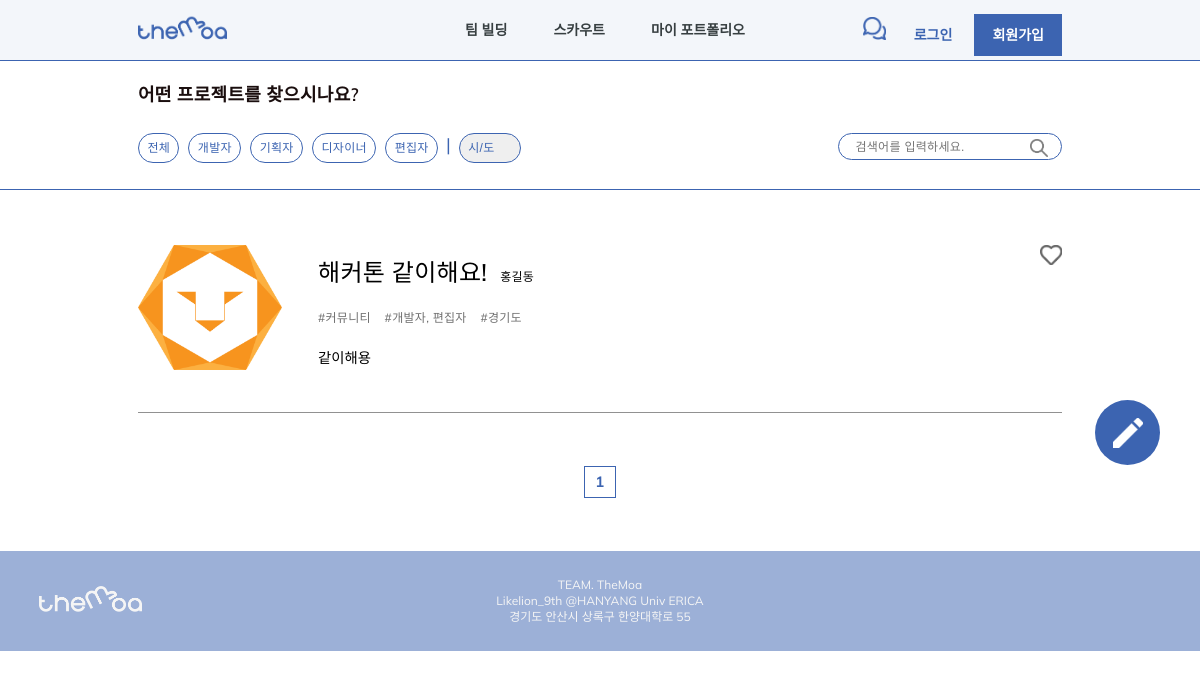
The app's page /recruit/Developer, older data.
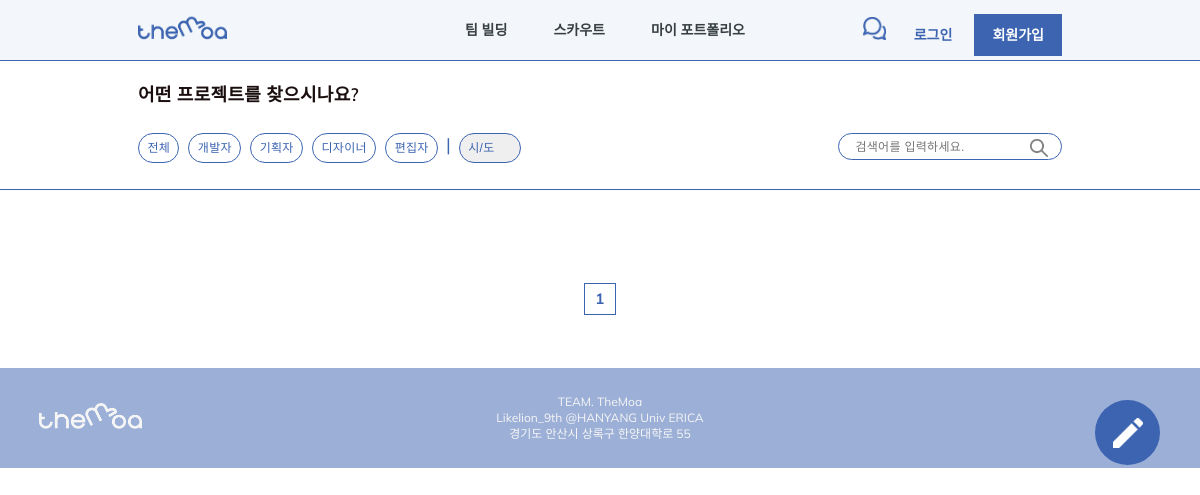
The same page, newer data.
### team_build/models.py (models this page shows)
class Recruit(models.Model):
    writer = models.CharField(default='', max_length=200)
    writer_username = models.CharField(default='', max_length=200)
    title = models.CharField(default='', max_length=300) # 프로젝트 한줄 설명으로 들어갈 것
    team_name = models.CharField(default='', max_length=200)
    service = models.CharField(default='', max_length=200)
    team_members = models.CharField(
        default='1',
        blank=True,
        null=False,
        max_length=200,
        choices=TEAM_MEMBERS_CHOICES
        )
    service_level = models.CharField(
        default='0',
        null=False,
        blank=True,
        max_length=200,
        choices=LEVEL_CHOICES
        )
    founding_date = models.DateField(default=timezone.now, null=False, blank=True)
    locate = models.CharField(default='', null=False, blank=True, max_length=2, choices=LOCATE_CHOICES)
    image = models.ImageField(
        default='image/team_build/none/img_default.png',
        upload_to="image/team_build/",
        blank=True,
        null=False
        )
    role = MultiSelectField(default='', choices=ROLE_CHOICES, max_choices=4, max_length=100)
    detail = models.TextField(blank=True, null=True)

### team_build/views.py (the view)
# urls.py: path('<str:search_word>', recruit_search, name='recruit_role_search'),
def recruit_search(request, search_word):
    if request.user.id:
        current_user = User.objects.get(pk=request.user.id)
    else:
        current_user = None
    results = Recruit.objects.filter(
        Q(role__icontains=search_word) |
        Q(locate__icontains=search_word) |
        Q(title__icontains=search_word) |
        Q(writer__icontains=search_word) |
        Q(team_name__icontains=search_word) |
        Q(service__icontains=search_word) |
        Q(detail__icontains=search_word)
        ).distinct()
    max_index = len(results) / LIST_RANGE
    results = results.order_by('-id')
    paginator = Paginator(results, 5)
    page = request.GET.get('page')
    posts = paginator.get_page(page)
    current_page = int(page) if page else 1
    start_index = int((current_page - 1) / PAGE_RANGE) * PAGE_RANGE
    end_index = start_index + PAGE_RANGE
    if end_index >= max_index:
        end_index = max_index
    page_range = []
    for index in range(int(start_index), int(end_index) + 1):
        page_range.append(index + 1)
    context = {
        'current_user':current_user,
        'posts':posts,
        'page_range':page_range,
    }
    return render(request, 'team_build/recruit_search.html' ,context)

### templates/team_build/recruit_search.html (shortened to what this page needs)
{% extends 'team_build/team_build.html' %}
    {% block extrahead %}
    {% load static %}
        <link rel="stylesheet" href="{% static 'css/base.css' %}">
        <link rel="stylesheet" href="{% static 'css/team_build/team_build.css' %}">
    {% endblock %}
    {% block posts %}
        {% for post in posts %}
        <div class="recruit-post">
            <a class="recruit-img" href="{% url 'team_build:detail_recruit' post.id %}">
                <div style="background-image: url('../../media/{{post.image}}');"></div>
            </a>
            <a class="recruit-content" href="{% url 'team_build:detail_recruit' post.id %}">
                <div>
                    <p class="recruit-title">{{post.title}}</p>
                    <p class="recruit-writer">{{post.writer}}</p>
                </div>
                <p class="recruit-hashtag">
                    #{{post.service}}&nbsp&nbsp&nbsp
                    #{% for role in post.get_role_display %}{{role}}{% endfor %}&nbsp&nbsp&nbsp
                    #{{post.get_locate_display}}
                </p>
                <p class="recruit-detail">{{post.detail}}</p>
            </a>
            <a class="recruit-like" href="{% url 'team_build:recruit_like' post.id %}">
                <div style="background-image: url('../../static/img/like_icon.png');"></div>
            </a>
        </div>
        {% endfor %}
    {% endblock %}

Row changes from the older to the newer data that the page shows:
removed Recruit: image (picture), title "해커톤 같이해요!", writer "홍길동", service "커뮤니티", get_role_display "개" "발" "자" "," "편" "집" "자", locate "경기도", detail "같이해용"
